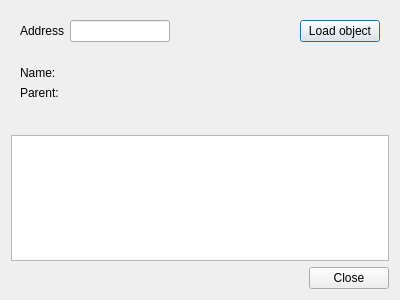
<?xml version="1.0" encoding="UTF-8"?>
<ui version="4.0">
<comment>
  * Released as open source by NCC Group Plc - http://www.nccgroup.com/
  *
  * Developed by Gabriel Caudrelier, gabriel dot caudrelier at nccgroup dot com
  *
  * https://github.com/nccgroup/pip3line
  *
  * Released under AGPL see LICENSE for more information
</comment>
 <class>DebugDialog</class>
 <widget class="QDialog" name="DebugDialog">
  <property name="geometry">
   <rect>
    <x>0</x>
    <y>0</y>
    <width>400</width>
    <height>300</height>
   </rect>
  </property>
  <property name="windowTitle">
   <string>Dialog</string>
  </property>
  <layout class="QVBoxLayout" name="verticalLayout">
   <item>
    <widget class="QWidget" name="addressWidget" native="true">
     <layout class="QHBoxLayout" name="horizontalLayout">
      <item>
       <widget class="QLabel" name="addressLabel">
        <property name="text">
         <string>Address</string>
        </property>
       </widget>
      </item>
      <item>
       <widget class="QLineEdit" name="addressLineEdit">
        <property name="maximumSize">
         <size>
          <width>100</width>
          <height>16777215</height>
         </size>
        </property>
        <property name="maxLength">
         <number>30</number>
        </property>
       </widget>
      </item>
      <item>
       <spacer name="horizontalSpacer">
        <property name="orientation">
         <enum>Qt::Horizontal</enum>
        </property>
        <property name="sizeHint" stdset="0">
         <size>
          <width>40</width>
          <height>20</height>
         </size>
        </property>
       </spacer>
      </item>
      <item>
       <widget class="QPushButton" name="loadPushButton">
        <property name="text">
         <string>Load object</string>
        </property>
       </widget>
      </item>
     </layout>
    </widget>
   </item>
   <item>
    <widget class="QWidget" name="qObjectWidget" native="true">
     <layout class="QFormLayout" name="formLayout">
      <property name="labelAlignment">
       <set>Qt::AlignLeading|Qt::AlignLeft|Qt::AlignVCenter</set>
      </property>
      <item row="0" column="0">
       <widget class="QLabel" name="nameLabel">
        <property name="text">
         <string>Name:</string>
        </property>
       </widget>
      </item>
      <item row="0" column="1">
       <widget class="QLabel" name="nameValLabel">
        <property name="text">
         <string/>
        </property>
       </widget>
      </item>
      <item row="1" column="0">
       <widget class="QLabel" name="parentLabel">
        <property name="text">
         <string>Parent:</string>
        </property>
       </widget>
      </item>
      <item row="1" column="1">
       <widget class="QLabel" name="parentValLabel">
        <property name="text">
         <string/>
        </property>
       </widget>
      </item>
     </layout>
    </widget>
   </item>
   <item>
    <widget class="QLabel" name="confLabel">
     <property name="text">
      <string/>
     </property>
    </widget>
   </item>
   <item>
    <widget class="QPlainTextEdit" name="dataPlainTextEdit"/>
   </item>
   <item>
    <spacer name="verticalSpacer">
     <property name="orientation">
      <enum>Qt::Vertical</enum>
     </property>
     <property name="sizeHint" stdset="0">
      <size>
       <width>20</width>
       <height>40</height>
      </size>
     </property>
    </spacer>
   </item>
   <item>
    <widget class="QDialogButtonBox" name="buttonBox">
     <property name="orientation">
      <enum>Qt::Horizontal</enum>
     </property>
     <property name="standardButtons">
      <set>QDialogButtonBox::Close</set>
     </property>
    </widget>
   </item>
  </layout>
 </widget>
 <resources/>
 <connections>
  <connection>
   <sender>buttonBox</sender>
   <signal>accepted()</signal>
   <receiver>DebugDialog</receiver>
   <slot>accept()</slot>
   <hints>
    <hint type="sourcelabel">
     <x>248</x>
     <y>254</y>
    </hint>
    <hint type="destinationlabel">
     <x>157</x>
     <y>274</y>
    </hint>
   </hints>
  </connection>
  <connection>
   <sender>buttonBox</sender>
   <signal>rejected()</signal>
   <receiver>DebugDialog</receiver>
   <slot>reject()</slot>
   <hints>
    <hint type="sourcelabel">
     <x>316</x>
     <y>260</y>
    </hint>
    <hint type="destinationlabel">
     <x>286</x>
     <y>274</y>
    </hint>
   </hints>
  </connection>
 </connections>
</ui>
